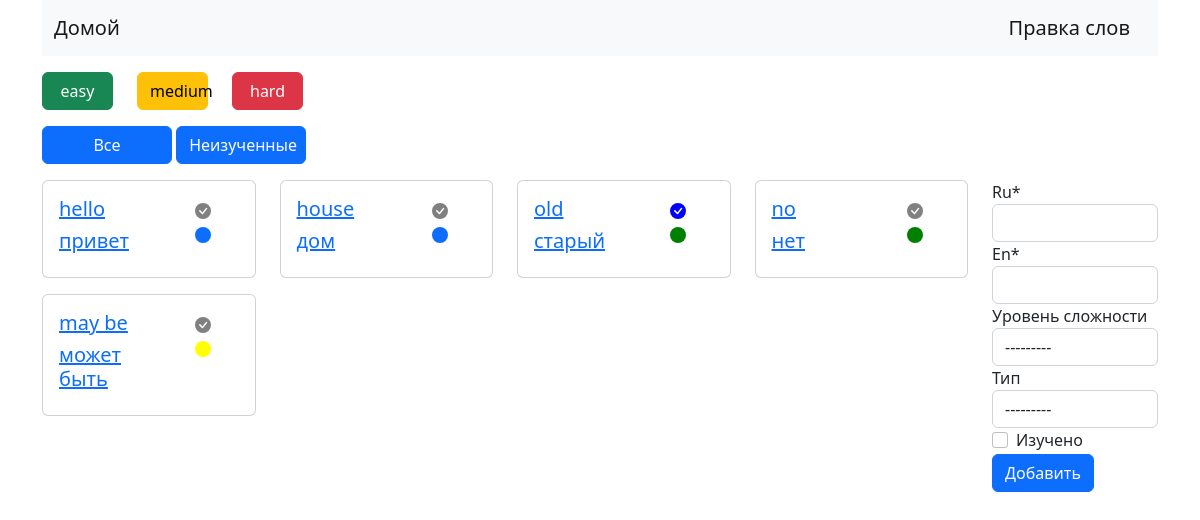
/, run on an earlier commit of the app's database.
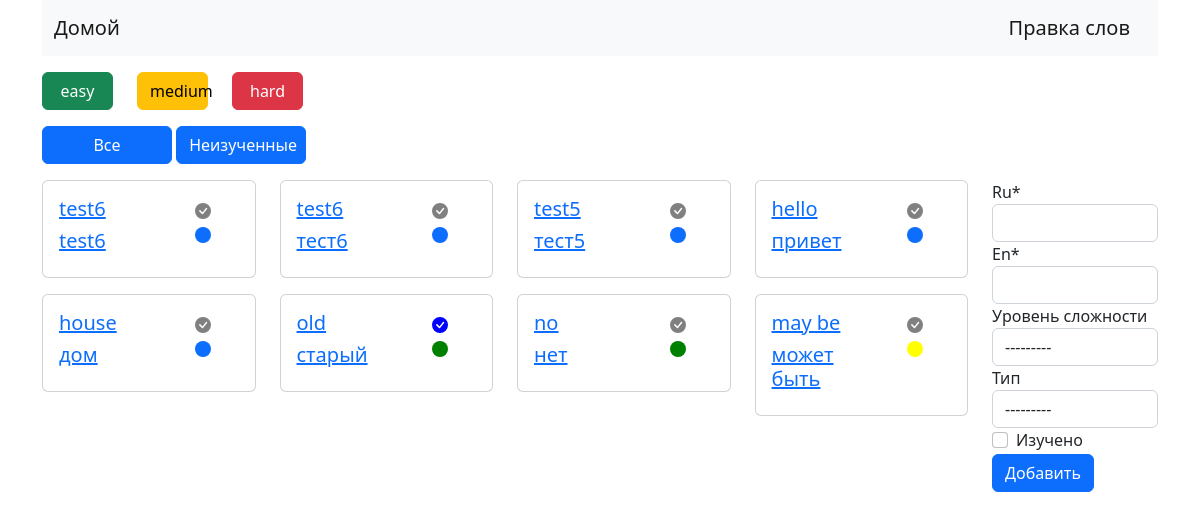
And on a later commit of the database.
### main/models.py (models this page shows, shortened)
class Word(models.Model):
    TYPE = (
        ('a', 'глагол'),
        ('b', 'существительное'),
        ('c', 'прилагательное'),
        ('d', 'наречие'),
        ('e', 'местоимение'),
        ('f', 'другое'),
    )
    LEVEL = (
        ('easy', 'легкий'),
        ('medium', 'средний'),
        ('hard', 'сложный'),
    )
    ru = models.CharField(max_length=100, validators=[validate_ru])
    en = models.CharField(max_length=100, validators=[validate_en])
    type = models.CharField(max_length=10, choices=TYPE, blank=True, null=True, verbose_name='Тип')
    level = models.CharField(max_length=10, choices=LEVEL, blank=True, null=True, verbose_name='Уровень сложности')
    time_create = models.DateTimeField(auto_now_add=True)
    done = models.BooleanField('Изучено', default=False)
    language = models.ForeignKey(Language,
                                 on_delete=models.SET_DEFAULT,
                                 default=Language.objects.get(name='English').id,
                                 null=True, blank=True, related_name='words',
                                 verbose_name='Язык')
    class Meta:
        verbose_name = 'Слово'
        verbose_name_plural = 'Слова'
        ordering = ['-time_create', ]

### main/views.py (the view)
# urls.py: path('', index, name='index'),
def index(request):
    if request.GET.get('level'):
        words = Word.objects.filter(level=request.GET.get('level'))
    else:
        words = Word.objects.all()
    [add_color(word) for word in words]
    form = WordForm()
    template = 'main/word_list.html'
    if request.method == 'POST':
        form = WordForm(request.POST)
        if form.is_valid():
            form.save()
            return redirect('index')
        return render(request, template, locals())
    return render(request, template, locals())

### main/forms.py
class WordForm(ModelForm):
    class Meta:
        model = Word
        fields = ('ru', 'en', 'level', 'type', 'done')

### main/utils.py (called while the page is built)
def add_color(word):
    if word.level:
        word.level_color = LEVEL_COLORS.get(word.level)
        word.save()

### templates/main/word_list.html (shortened to what this page needs)
{% extends 'main/index.html' %}
{% load crispy_forms_tags %}
{% block content %}
<div class="col mt-3 mb-3">
    <form action="">
        <div class="row">
            <div class="col-1">
                <button class="btn btn-success" style="width:100%" type="submit" name='level' value="easy">easy</button>
            </div>
            <div class="col-1">
                <button class="btn btn-warning" style="width:100%" type="submit" name='level' value="medium">medium
                </button>
            </div>
            <div class="col-1">
                <button class="btn btn-danger" style="width:100%" type="submit" name='level' value="hard">hard</button>
            </div>
        </div>
    </form>
</div>
<a href="{% url 'index' %}" class="btn btn-primary" style="width:130px" role="button">Все</a>
<a href="{% url 'list_word_not_done' %}" class="btn btn-primary" style="width:130px" role="button">Неизученные</a>
<div class="row mt-3">
    <div class="col-10">
        <div class="row">
            {% for word in words %}
            <div class="col-3 mb-3">
                <a href="{% url 'update_word' word.pk %}">
                    <div class="card">
                        <div class="card-body">
                            <div class="row">
                                <div class="col-8">
                                    <h5 class="card-title">{{word.en}}</h5>
                                    <h5 class="card-title">{{word.ru}}</h5>
                                </div>
                                <div class="col">
                                    <br>
                                    <svg xmlns="http://www.w3.org/2000/svg" width="16" height="16" fill="currentColor"
                                         class="bi bi-circle-fill" style="color:{{word.level_color}}"
                                         viewBox="0 0 16 16">
                                        <circle cx="8" cy="8" r="8"/>
                                    </svg>
                                </div>
                            </div>
                        </div>
                    </div>
                </a>
            </div>
            {% endfor %}
        </div>
    </div>
    <div class="col">
        <form action="" method="post">
            {{ form|crispy }}
            <button class="btn btn-primary" type="submit">Добавить</button>
        </form>
    </div>
</div>
{% endblock content %}

What changed in the data, as far as the page shows it:
added Word: en "test6", ru "test6", done False (drawn)
added Word: en "test6", ru "тест6", done False (drawn)
added Word: en "test5", ru "тест5", done False (drawn)
